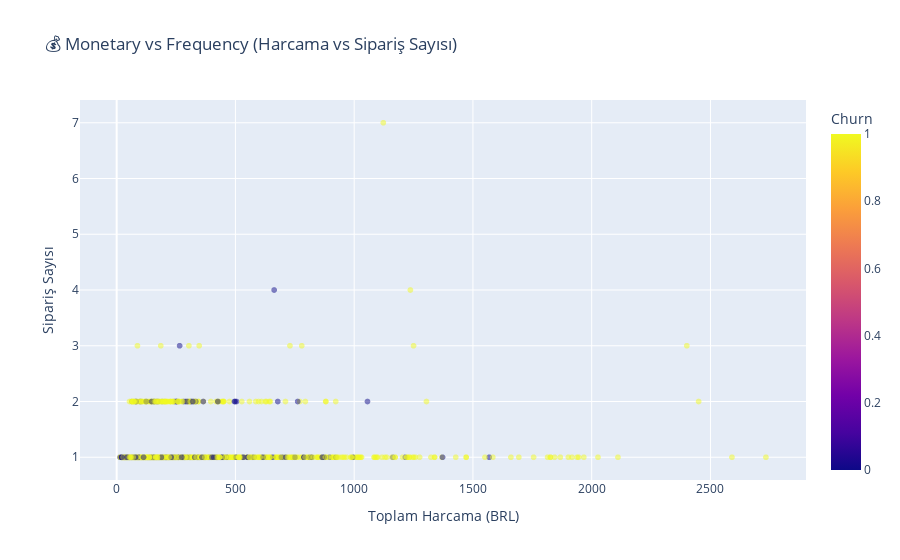

Write notebook code for a chart like this one.
### Code cell
# Monetary vs Frequency
sample_df = df.sample(min(5000, len(df)), random_state=42)

fig = px.scatter(sample_df, x='monetary', y='frequency', 
                 color='is_churn', opacity=0.5,
                 title='💰 Monetary vs Frequency (Harcama vs Sipariş Sayısı)',
                 labels={'monetary': 'Toplam Harcama (BRL)', 
                        'frequency': 'Sipariş Sayısı',
                        'is_churn': 'Churn'},
                 color_discrete_map={0: 'green', 1: 'red'})
fig.show()

print("💡 Yorum: Yüksek değerli müşteriler (sağ üst) genellikle aktif kalıyor.")
print("   Tek seferlik düşük harcama yapanlar (sol alt) churn riskinde.")

### Figure 1 — Plotly figure (JSON) as saved in the notebook; plotly's stock layout.template omitted (floating-point values rounded to 4 significant figures; data arrays with more than 128 entries replaced by an {"elided": "..."} marker saying what was removed)
{"data": [{"hovertemplate": "Toplam Harcama (BRL)=%{x}<br>Sipariş Sayısı=%{y}<br>Churn=%{marker.color}<extra></extra>", "legendgroup": "", "marker": {"color": {"elided": "5000 int values"}, "coloraxis": "coloraxis", "opacity": 0.5, "symbol": "circle"}, "mode": "markers", "name": "", "showlegend": false, "type": "scattergl", "x": {"elided": "5000 float values"}, "xaxis": "x", "y": {"elided": "5000 int values"}, "yaxis": "y"}], "layout": {"coloraxis": {"colorbar": {"title": {"text": "Churn"}}, "colorscale": [[0, "#0d0887"], [0.1111, "#46039f"], [0.2222, "#7201a8"], [0.3333, "#9c179e"], [0.4444, "#bd3786"], [0.5556, "#d8576b"], [0.6667, "#ed7953"], [0.7778, "#fb9f3a"], [0.8889, "#fdca26"], [1, "#f0f921"]]}, "legend": {"tracegroupgap": 0}, "title": {"text": "💰 Monetary vs Frequency (Harcama vs Sipariş Sayısı)"}, "xaxis": {"anchor": "y", "domain": [0, 1], "title": {"text": "Toplam Harcama (BRL)"}}, "yaxis": {"anchor": "x", "domain": [0, 1], "title": {"text": "Sipariş Sayısı"}}}}
